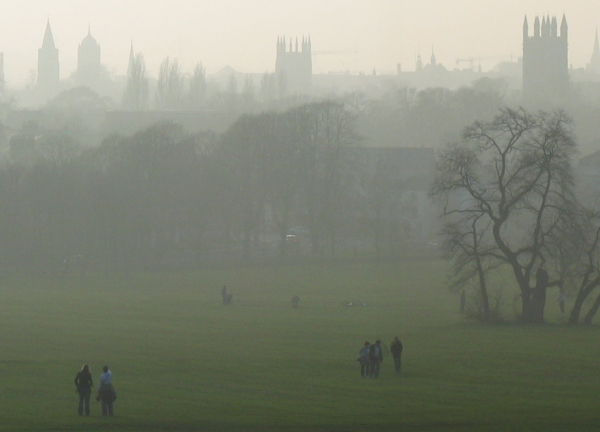
#> input picture code/88.png, 600 x 432 px, given as the content of the folder my dataset, which was not available
$ python DCP.py
#> lines starting #> are read from the running program, lines starting #| are printed output that depends on the picture; pictures that were not available may be replaced by others from this repository, and a replacement may not be noted
import numpy as np
import os
import cv2
import matplotlib
import matplotlib.pyplot as plt

from matplotlib.font_manager import fontManager
#for i in sorted(fontManager.get_font_names()):
#    print(i)
matplotlib.rc('font', family='Microsoft JhengHei')


def plot__BGR(h, w, num, image, title):
    plt.subplot(h, w, num)
    plt.imshow(cv2.cvtColor(image, cv2.COLOR_BGR2RGB))
    plt.title(title)
    plt.axis("off")

def plot_gray(h, w, num, image, title):
    plt.subplot(h, w, num)
    plt.imshow(image, cmap = 'gray', vmin=0, vmax=1)
    plt.title(title)
    plt.axis("off")


def dark_channel(image) :
    H, W, _ = image.shape
    patch_size = 15
    pad_size = patch_size // 2
    #創建 H*W 全零矩陣
    dc = np.zeros((H, W), dtype=np.float32)
    #填充邊界
    #用無限大的值填充的用意是取local min才不會影響到取值
    imJ = np.pad(image ,((pad_size, pad_size), (pad_size, pad_size), (0, 0)), mode='constant', constant_values=np.inf)
    #計算暗通道
    for j in range(H):
        for i in range(W):
            #遍例3通道, 所有patch為15
            patch = imJ[j:(j+patch_size), i:(i+patch_size),:]
            #將patch中抓到的local min存到dc(j, i)裡
            dc[j, i] = np.min(patch)

    return dc


def local_maximum(image):
    # 單通道使用
    H, W = image.shape
    patch_size = 15
    pad_size = patch_size // 2
    # 創建 H*W 全零矩陣
    local_max = np.zeros((H, W), dtype=np.float32)
    # 填充邊界
    # 用無限大的值填充的用意是取local max才不會影響到取值
    imJ = np.pad(image ,((pad_size, pad_size), (pad_size, pad_size)), mode='constant', constant_values=-np.inf)
    # 計算local max
    for j in range(H):
        for i in range(W):
            patch = imJ[j:(j+patch_size), i:(i+patch_size)]
            local_max[j, i] = np.max(patch)

    return local_max


def atmospheric_light(image, dark_channel):
	#在暗通道中找最亮的像素，並在原彩圖中找到對應的位置，來計算大氣光的顏色

	H, W, _ = image.shape
	imsize = H * W													#計算圖像總像素數量
	numpx = np.floor(imsize / 1000).astype(int)						#計算要選擇的像素數量，選前0.1%，並向下取整
	dark_channel_Vec = dark_channel.ravel()							#將dark_channel展平成 imsize *1 的列向量
	ImVec = image.reshape(imsize, 3)								#將原始影像image展平成 imsize * 3 的矩陣
	indices = np.argsort(dark_channel_Vec)							#對暗通道進行升序排序，indices=索引值
	indices = indices[-numpx:]										#選擇排序後最亮的0.1%，計算從哪裡開始提取索引的起點，並到end
	atmSum = np.zeros(3, dtype=np.float32)							#計算大氣光的顏色，創建 1 * 3 全0矩陣，用來儲存最亮像素的顏色值累加和

	#遍例所有選中的像素
	for ind in range(numpx):
		atmSum += ImVec[indices[ind]]								#將每個選中像素的RGB顏色值累加到atmSum

	A = atmSum / numpx												#將atmSum取平均，即為大氣光的顏色

	return A


def main_dehaze(image_name):

#> called with image_name = 'my dataset/88.png'
    image = (cv2.imread(image_name).astype(np.float32))/255

    H, W, C = image.shape
#> H = 432; W = 600; C = 3
    I_dark = dark_channel(image)
#> in dark_channel, `imJ = np.pad(image ,((pad_size, pad_size), (pad_size, pad_size), (0, 0..`: imJ: shape (446, 614, 3) float32; 5.35% of the values are NaN or infinite; the others: min 0.141, max 0.957, mean 0.507
#> after the loop in dark_channel, `for j in range(H):`:
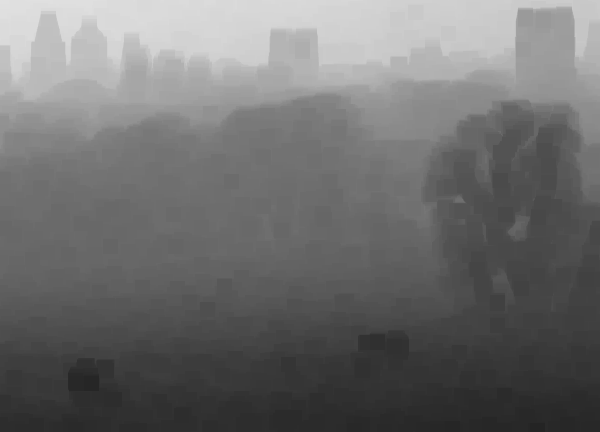
#> dc: shape (432, 600) float32; min 0.141, max 0.882, mean 0.434
    A = atmospheric_light(image, I_dark)
#> in atmospheric_light, `indices = indices[-numpx:]`: indices = 259 values, max 4818 at index 24, min 0 at index 258, mean 1722.8
#> the loop in atmospheric_light, `for ind in range(numpx):` made 259 passes
#> atmSum on passes 1 to 3: [0.89, 0.933, 0.949], [1.78, 1.87, 1.9], [2.66, 2.8, 2.85]
#> after the loop in atmospheric_light, `for ind in range(numpx):`: atmSum = [229.6, 240.6, 244.7]
#> in atmospheric_light, `A = atmSum / numpx`: A = [0.886, 0.929, 0.945]
#> A = [0.886, 0.929, 0.945]
    image_A = np.zeros_like(image)
    for i in range(C):
        image_A[:, :, i] = image[:, :, i]/A[i]
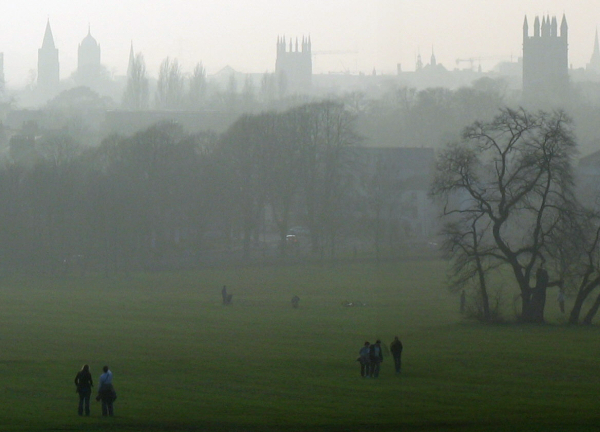
#> image_A: shape (432, 600, 3) float32; mean B, G, R 0.534, 0.571, 0.546; drawn with min black and max white
    image_A_dark = dark_channel(image_A)
#> in dark_channel (call 2), `imJ = np.pad(image ,((pad_size, pad_size), (pad_size, pad_size), (0, 0..`: imJ: shape (446, 614, 3) float32; 5.35% of the values are NaN or infinite; the others: min 0.159, max 1.02, mean 0.55
    image_A_dark_local_max = local_maximum(image_A_dark)
#> in local_maximum, `imJ = np.pad(image ,((pad_size, pad_size), (pad_size, pad_size)), mode..`:
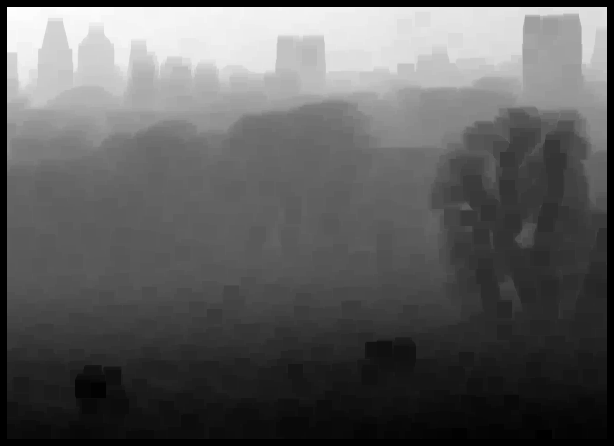
#> imJ: shape (446, 614) float32; 5.35% of the values are NaN or infinite; the others: min 0.159, max 0.995, mean 0.486; drawn with min black, max white, NaN and infinite black
#> after the loop in local_maximum, `for j in range(H):`:
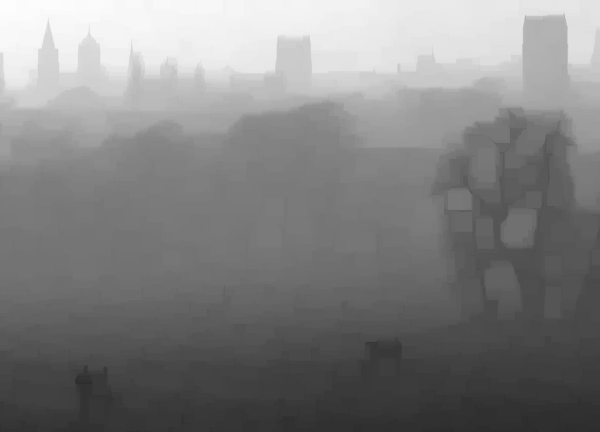
#> local_max: shape (432, 600) float32; min 0.159, max 0.995, mean 0.508
    t = 1 - 0.95 * image_A_dark_local_max
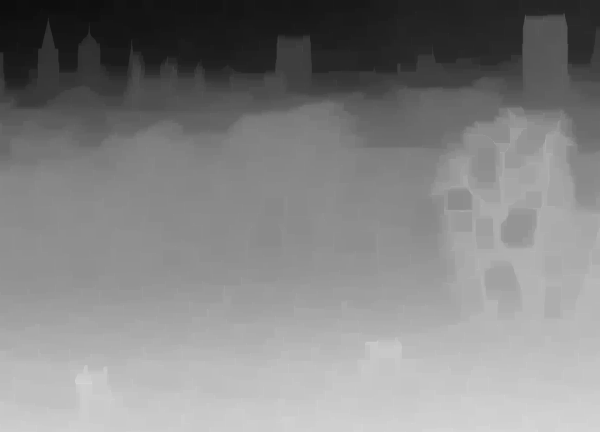
#> t: shape (432, 600) float32; min 0.0543, max 0.849, mean 0.517

    radius = round(np.minimum(H, W) / 50)         # https://kaiminghe.github.io/publications/thesis.pdf   p.95
#> radius = 9
    # radius = 60
    eps = 1e-4
    I_gray = cv2.cvtColor(image, cv2.COLOR_BGR2GRAY)
    GF_t = cv2.ximgproc.guidedFilter(guide=I_gray, src=t, radius=radius, eps=eps)

    t0 = 0.1
    I_dehaze = np.zeros_like(image)
    for i in range(C):
        I_dehaze[:, :, i] = (image[:, :, i] - A[i])/cv2.max(GF_t, t0) + A[i]
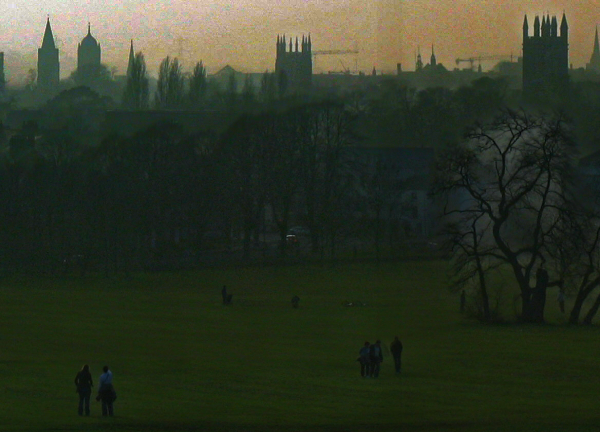
#> I_dehaze: shape (432, 600, 3) float32; mean B, G, R 0.147, 0.222, 0.191; drawn with min black and max white
    I_dehaze = np.clip(I_dehaze, 0, 1)

    return image, I_dark, image_A, image_A_dark, image_A_dark_local_max, t, GF_t, I_dehaze


input_folder  = "my dataset"
output_folder = "my result"

if not os.path.exists(output_folder):
    os.makedirs(output_folder)

image_count = 0

for filename in os.listdir(input_folder):
    if filename.endswith(".png"):
        image_count += 1
        image_path = os.path.join(input_folder, filename)
        file_base_name = os.path.splitext(filename)[0]
        print(file_base_name)

        individual_output_folder = os.path.join(output_folder, f"{file_base_name}")
        if not os.path.exists(individual_output_folder):
            os.makedirs(individual_output_folder)

        image, I_dark, image_A, image_A_dark, image_A_dark_local_max, t, GF_t, I_dehaze = main_dehaze(image_path)

        output_path_ori = os.path.join(individual_output_folder, f"{file_base_name}.png")
        cv2.imwrite(output_path_ori, (image * 255).astype(np.uint8))
        output_path_I_dehaze = os.path.join(individual_output_folder, f"DCP_dehaze ({file_base_name}).png")
        cv2.imwrite(output_path_I_dehaze, (I_dehaze * 255).astype(np.uint8))

        plt.figure(figsize=(22, 15))
        h, w = 1, 8
        plot__BGR(h, w, 1, image,                   "original image"                 )
        plot_gray(h, w, 2, I_dark,                  "I_dark"                         )
        plot__BGR(h, w, 3, np.clip(image_A, 0, 1),  "image/A"                        )
        plot_gray(h, w, 4, image_A_dark,            "( image/A )_dark"               )
        plot_gray(h, w, 5, image_A_dark_local_max,  "( ( image/A )_dark )_local max" )
        plot_gray(h, w, 6, t,                       "t"                              )
        plot_gray(h, w, 7, np.clip(GF_t, 0, 1),     "GF_t"                           )
        plot__BGR(h, w, 8, I_dehaze,                "DCP result"                     )
        plt.tight_layout()
        output_path_All_detail_image = os.path.join(individual_output_folder, f"All detail image ({file_base_name}).png")
        plt.savefig(output_path_All_detail_image, dpi=300, bbox_inches='tight')
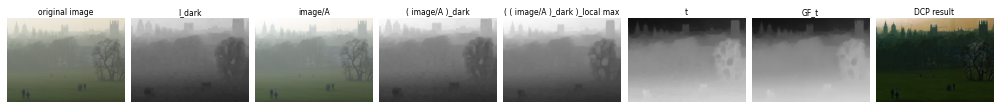
#> figure drawn by matplotlib, 8 panels
        # plt.show()
plt.show()
# plt.close('all')

print("===========================================================")
# print("\n")
print(f"總共讀入了 {image_count} 張圖片")
